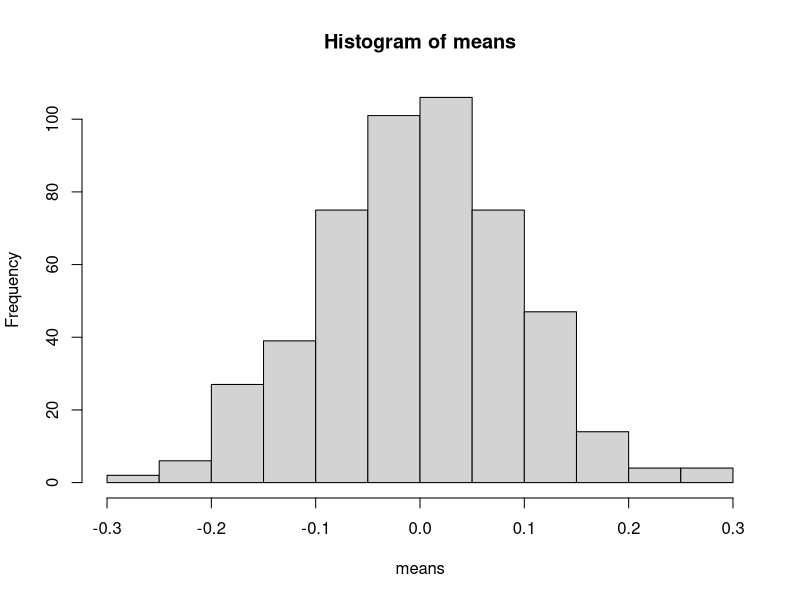
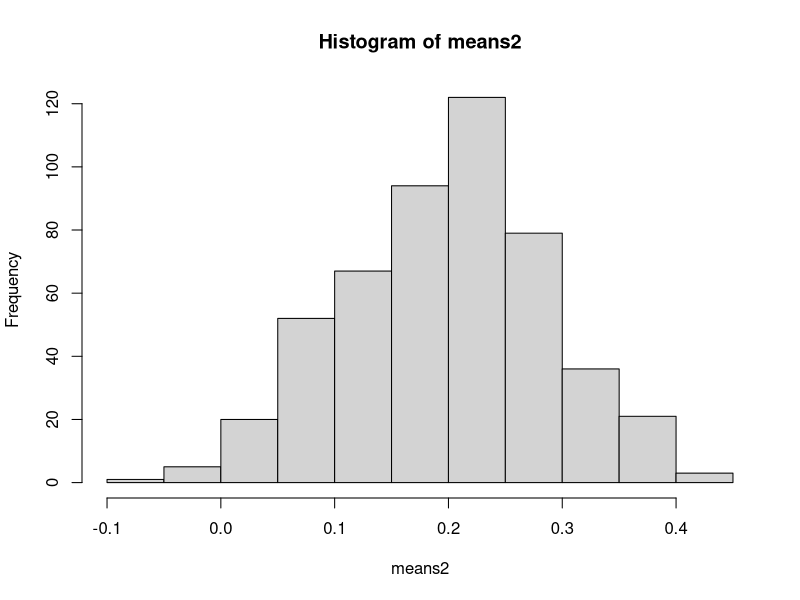

Source code (R) for these figures, in order:
# Kevin Tse
# ECON 209H
# Econometrics Honors
# 4-5-2016

# Ordinary Least Square
# Contrast between simulation and theortical calculation

set.seed(29)

# 10.a
u = 0.2
sim <- runif(10, min = u - 0.5, max = u + 0.5)
mean <- sum(sim)/10 # 0.04950683

# 10.b
means = 1:500
u = 0
for (i in 1:500) {
  sim <- runif(10, min = u - 0.5, max = u + 0.5)
  mean <- sum(sim)/10
  means[i] = mean
}
hist(means)

ninefive <- quantile(means, .95) # 0.1460874
# u = 0.2 is below the 95th percentile

 
zeropercentile <- ecdf(means)(mean(means)) # 0.492
# This means we can reject the null hypothesis at alpha = 0.492
# significance level.

# 10.c
u2 = 0.2
mean2 = 0
means2 = 1:500
for (i in 1:500) {
  sim2 <- runif(10, min = u2 - 0.5, max = u2 + 0.5)
  mean2 <- sum(sim2)/10
  means2[i] = mean2
}
hist(means2)

# Calculate the proportion above the 95th percentile of the first simulation
prop = 1 - ecdf(means2)(ninefive) # 0.722

# That is called the rejection region

# 10.d
# 1/12*(b-a)
a = -0.5
b = 0.5
var = (a^2 + a*b + b^2)/3
std = sqrt(var)
se = std/sqrt(10) # 0.09128709

# To calculate the critical value at alpha = 0.05
# With the alternate hypothesis that u > 0
cv = qnorm(0.975,0,se) # 0.1789194

# 10.e
# The power = 1 - Beta
# Beta is given by the portion of the u = 0.2 distribution
# which is below the critical value of u = 0, alpha = 0.05

a = -0.3
b = 0.7
var2 = (a^2 + a*b + b^2)/3
std2 = sqrt(var2)
#se2 = std2/sqrt(10) # 0.1110555
#cv2 = qnorm(0.975,0.2,se2)
power = 1 - pnorm(cv,0.2,std2) #0.5239327

# 10.f
power # 0.5239327 is the power we obtain from the simulated results
prop # 0.722 is calculated from the uniform distribution.

# On the first glance, these two values look very different, but if you increase
# sample size, n, of the simulation, the power will approach 0.7, the second
# value.

ninefive # 0.1460874 the 95th percentile 10.b
cv # 0.1789194 is from 10.d

# The signficance values are very close, as the sample size increases for the 
# simulation, the significance of simulation (ninefive) will approach 0.


#### Ignore ####
# power2 = 1 - punif(cv, -0.3, 0.7) # cv came from the u = 0 distribution
# # 0.5210806 is the power we obtained from the theoretical calculation
# 
# cv # 0.1789194 is 95% significance value from simulation
# var_t = (b - a)^2/12 # a = -0.3, b = 0.7
# se_t = sqrt((var_t)/10)
# cv2 = 1.96 * se_t; # 0.1789227 95% from theoritical calculation
# 
# # The power from the simulation results is very close to the theoretical value, 
# # as the number of simulation increases, it will be even closer.
# # The simulated power is higher than the theoretical by 0.01452039.
# 
# # Let 
# z_s = (mean(means2)-0.2)/(sqrt(var(means2))/sqrt(10))
# p_s = 1- pnorm(z_s) # 0.5184201
# # The simulated significance (p-value), pnorm(z_s) is 0.5184201
# z_t = (0.2-0.2)/se
# p_t = pnorm(z_t) # 0.5
# # The theoretical significance is 0.5, lower than 0.5184201 the simulated valye
# # so that we are will reject null hypothesis at a lower sigificance level
# # with the theoretical result.
# 


